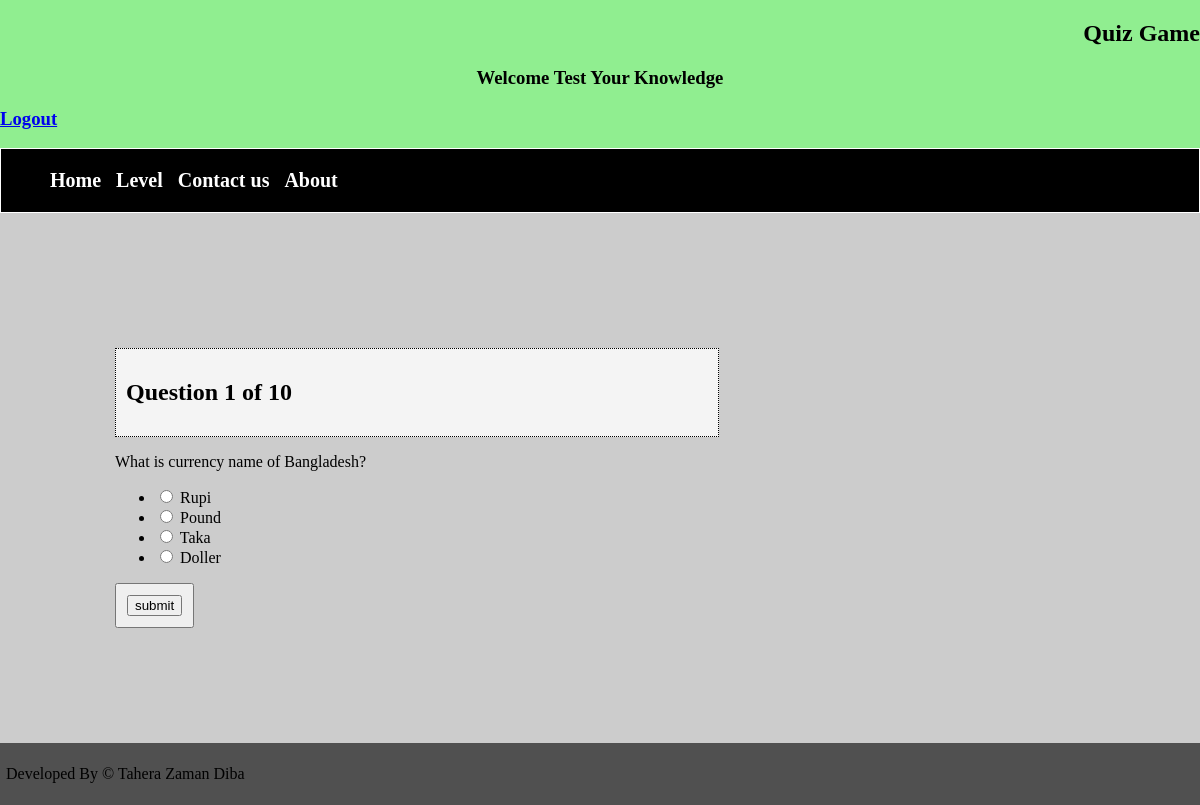
/Quiz/start_gk_scl.php?n=1, run on the app's committed database.
### tables this page shows
CREATE TABLE `question_school_gk` (
  `question_number` int(11) NOT NULL,
  `question_text` varchar(250) NOT NULL
);

CREATE TABLE `answer_scl_gk_option` (
  `id` int(11) NOT NULL,
  `question_number` int(11) NOT NULL,
  `is_correct` tinyint(1) NOT NULL DEFAULT 0,
  `answer_option` varchar(200) NOT NULL
);

### Quiz/start_gk_scl.php (the view, shortened to what this page needs)
<?php
	include("connection.php");
?>
<?php
	$number = $_GET['n'];
	$query = "SELECT * FROM question_school_gk WHERE question_number = $number";
	$result = mysqli_query($conn, $query);
	$question = mysqli_fetch_assoc($result);
	$query = "SELECT * FROM answer_scl_gk_option WHERE question_number = $number";
	$choice = mysqli_query($conn, $query);
	$query = "SELECT * FROM question_school_gk";
	$total_questions = mysqli_num_rows(mysqli_query($conn,$query));
?>
<!DOCTYPE HTML>
<html>
	<head>
		<link href="style.css" rel="stylesheet">
	</head>
	<div class="head">
		<h2 style="color: Black;"> Quiz Game </h2>
		<h3 style="color: Black; text-align: center;"> Welcome <?php echo $_SESSION['name']; ?> Test Your Knowledge</h3>
		<div class="loginfo">
			<h3 ><a href="user_logout.php">Logout</a>
		</div>
	</div>
	<div class="menu">
		<ul>
			<li><a href="Home.php">Home</a></li>
			<li class="dropdown">
				<a href="javascript:void(0)" class="dropbtn">Level</a>
			</li>
			<li><a href="user_contact_us.php">Contact us</a></li>
			<li><a href="about.php">About</a></li>
		</ul>
	</div>
	<body>
		<div style="background-color: #ccc; padding: 115px;">
			<div style="padding: 10px; border: #000 dotted 1px; margin: 20px 0 10px 0; width: 60%; background: #f4f4f4;">
				<h2> Question <?php echo $number; ?> of <?php echo $total_questions; ?> </h2>
			</div>
			<p> <?php echo $question['question_text']; ?> </p>
			<form method="POST" action="process_gk_scl.php">
				<ul>
					<?php while($row=mysqli_fetch_assoc($choice)) { ?>
					<li> <input type="radio" name="choice" value="<?php echo $row['id']; ?>"> <?php echo $row['answer_option']; ?> </li>
					<?php } ?>
				</ul>
				<button style="padding: 10px;"> <input type="submit" name="submit" value="submit"> </button>
			</form>
		</div>
		<div class="foter">
			<p> Developed By <font color="Black"> &copy Tahera Zaman Diba </font> </p>
		</div>
	</body>
</html>

### Quiz/style.css (style rules this page uses)
body { background-color: lightgreen; margin: 0; }
.head { background-color: lightgreen; min-width:300px; text-align: right; }
.loginfo { background-color: lightgreen; text-align: left; }
.menu { margin-top: 0.1%; background-color: black; width : auto; height: auto; display: block; border: 0.1px solid white; text-align: center; }
.menu ul { list-style-type: none; overflow: hidden; }
.menu ul li { float: left; display: inline; border-right: 3px solid #000; }
.menu ul li:first-child { border-left: 3px solid #000; }
.menu ul li a { color: white; text-decoration: none; background: none; font-size: 20px; font-weight: bold; display: block; text-align: left; padding: 4px 6px; }
li.dropdown { display: inline-block; }
.foter { overflow: hidden; background-color: #505050; text-align: left; padding: 6px; min-width: 300px; }

### data on the page
question_school_gk: question_text "What is currency name of Bangladesh?"
answer_scl_gk_option: answer_option "Rupi"
answer_scl_gk_option: answer_option "Pound"
answer_scl_gk_option: answer_option "Taka"
answer_scl_gk_option: answer_option "Doller"

### other printed values
$number "1"
$total_questions "10"
